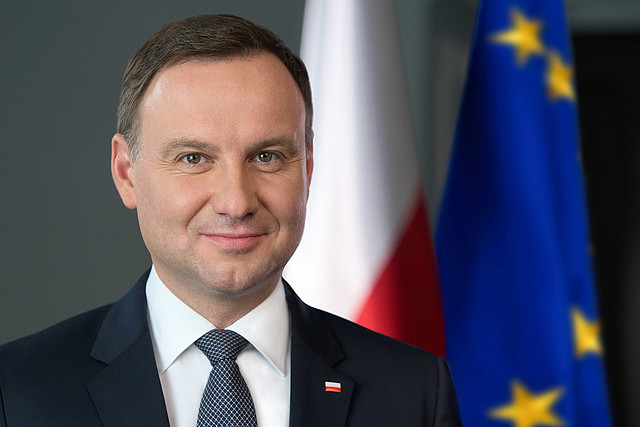
#> input picture duda.jpg, 640 x 427 px
$ python test01.py
#> lines starting #> are read from the running program, lines starting #| are printed output that depends on the picture
from PIL import Image, ImageFont, ImageDraw

my_img = Image.open('duda.jpg')
#> my_img is the input picture: PIL image 640x427 RGB; mean R, G, B 83.9, 81.7, 96.3
font = ImageFont.truetype('Roboto-Regular.ttf', 40)
text = 'Witam na otwarciu parasola'
image_edit = ImageDraw.Draw(my_img)
image_edit.text((15, 15), text, (255, 255, 255), font=font)
my_img.save('res.jpg')
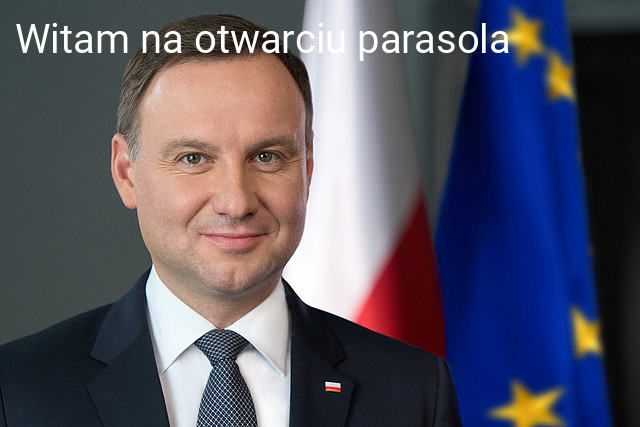
#> saved as res.jpg: PIL image 640x427 RGB; mean R, G, B 86.7, 84.4, 98.9
